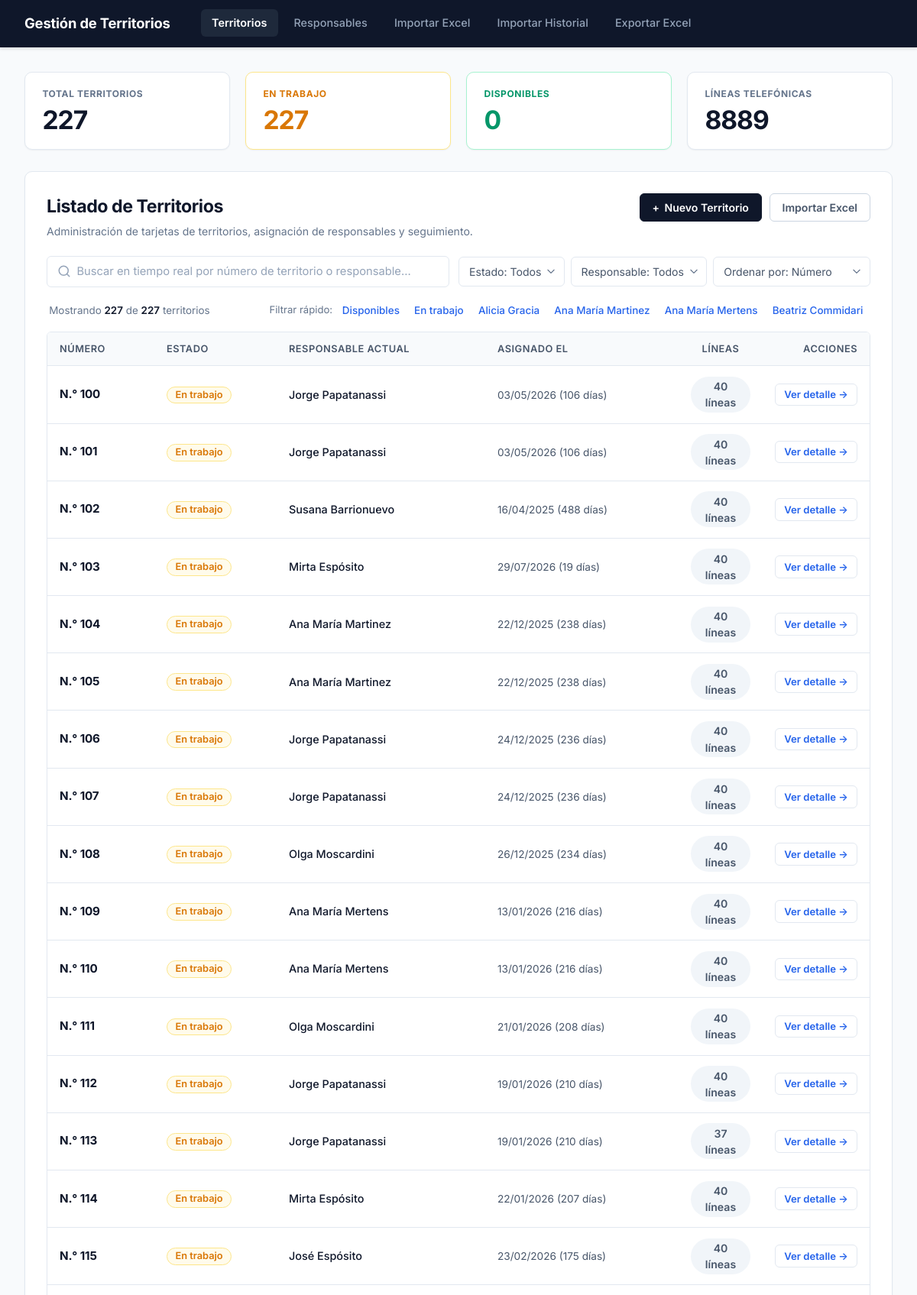
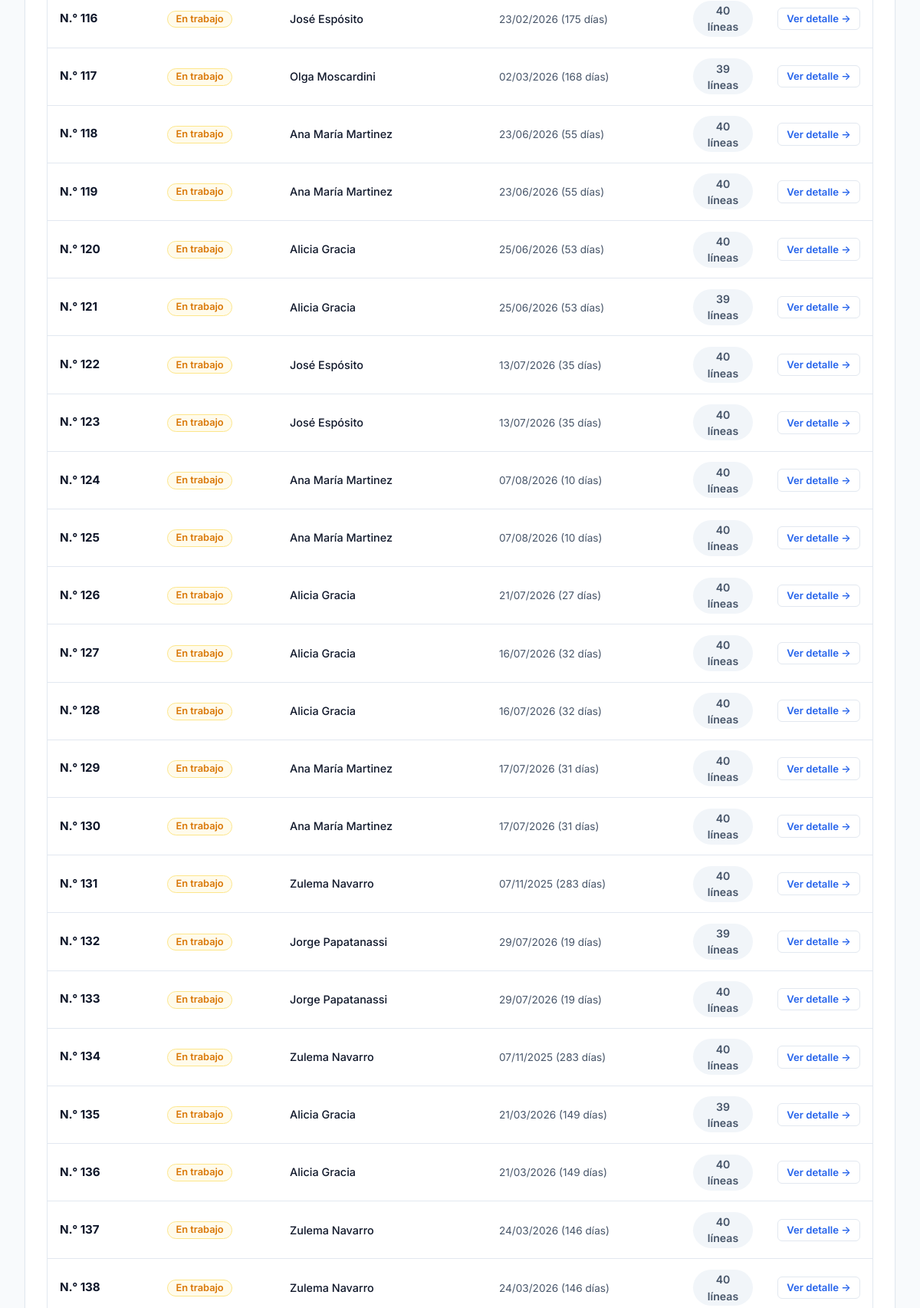
The page / (upper part) on the database its author committed (2 pictures, top to bottom).
### tables this page shows
CREATE TABLE responsables (
    id INTEGER PRIMARY KEY AUTOINCREMENT,
    nombre TEXT NOT NULL,
    activo INTEGER DEFAULT 1 -- 1: activo, 0: inactivo
, telefono TEXT DEFAULT NULL, email TEXT DEFAULT NULL, fecha_alta TEXT DEFAULT NULL);

CREATE TABLE territorios (
    id INTEGER PRIMARY KEY AUTOINCREMENT,
    numero TEXT NOT NULL UNIQUE,
    estado TEXT CHECK(estado IN ('Disponible', 'En trabajo')) DEFAULT 'Disponible'
);

### routes/territorios.py (the view)
    @app.route("/")
    def index():
        q = request.args.get("q", "").strip()
        estado = request.args.get("estado", "").strip()
        responsable_id = request.args.get("responsable_id", "").strip()
        orden = request.args.get("orden", "numero")
        conn = get_connection()
        total_territorios = conn.execute("SELECT COUNT(*) FROM territorios").fetchone()[0]
        total_en_trabajo = conn.execute(
            "SELECT COUNT(*) FROM territorios WHERE estado = 'En trabajo'"
        ).fetchone()[0]
        total_disponibles = conn.execute(
            "SELECT COUNT(*) FROM territorios WHERE estado = 'Disponible'"
        ).fetchone()[0]
        total_lineas = conn.execute("SELECT COUNT(*) FROM registros").fetchone()[0]
        sql = """
            SELECT
                t.id,
                t.numero,
                t.estado,
                r.id AS responsable_id,
                r.nombre AS responsable,
                a.fecha_asignado,
                COUNT(DISTINCT reg.id) AS total_lineas_territorio
            FROM territorios t
            LEFT JOIN asignaciones a
                ON a.territorio_id = t.id AND a.fecha_finalizacion IS NULL
            LEFT JOIN responsables r
                ON r.id = a.responsable_id
            LEFT JOIN registros reg
                ON reg.territorio_id = t.id
            WHERE (t.numero LIKE ? OR r.nombre LIKE ?)
        """
        param_q = f"%{q}%"
        parametros = [param_q, param_q]
        if estado in ("Disponible", "En trabajo"):
            sql += " AND t.estado = ?"
            parametros.append(estado)
        if responsable_id:
            sql += " AND a.responsable_id = ?"
            parametros.append(responsable_id)
        sql += " GROUP BY t.id"
        if orden == "antiguos":
            sql += " ORDER BY (a.fecha_asignado IS NULL), a.fecha_asignado ASC"
        elif orden == "recientes":
            sql += " ORDER BY (a.fecha_asignado IS NULL), a.fecha_asignado DESC"
        elif orden == "lineas":
            sql += " ORDER BY total_lineas_territorio DESC"
        else:
            orden = "numero"
            sql += " ORDER BY CAST(t.numero AS INTEGER), t.numero ASC"
        filas = conn.execute(sql, parametros).fetchall()
        responsables = conn.execute(
            "SELECT id, nombre FROM responsables ORDER BY activo DESC, nombre"
        ).fetchall()
        conn.close()
        ahora = datetime.now()
        territorios = []
        for fila in filas:
            t = dict(fila)
            if t["estado"] == "En trabajo" and t["fecha_asignado"]:
                try:
                    fecha_dt = datetime.strptime(t["fecha_asignado"], "%Y-%m-%d %H:%M:%S")
                    dias = (ahora - fecha_dt).days
                    plural = "" if dias == 1 else "s"
                    t["asignado_texto"] = f"{fecha_dt.strftime('%d/%m/%Y')} ({dias} día{plural})"
                    t["asignado_dias"] = dias
                except Exception:
                    t["asignado_texto"] = str(t["fecha_asignado"])
                    t["asignado_dias"] = 0
            else:
                t["asignado_texto"] = "—"
                t["asignado_dias"] = -1
            territorios.append(t)
        return render_template(
            "index.html",
            territorios=territorios,
            q=q,
            estado=estado,
            responsable_id=responsable_id,
            orden=orden,
            responsables=responsables,
            total_territorios=total_territorios,
            total_en_trabajo=total_en_trabajo,
            total_disponibles=total_disponibles,
            total_lineas=total_lineas,
        )

### database.py (called while the page is built)
def get_connection():
    conn = sqlite3.connect(DATABASE)
    conn.row_factory = sqlite3.Row
    conn.execute("PRAGMA foreign_keys = ON")
    return conn

### templates/index.html (shortened to what this page needs)
{% extends "base.html" %}
{% block content %}
<section class="kpi-grid">
    <div class="kpi-card kpi-total">
        <span class="kpi-label">TOTAL TERRITORIOS</span>
        <span class="kpi-value" id="kpi-total-val">{{ total_territorios }}</span>
    </div>
    <div class="kpi-card kpi-en-trabajo">
        <span class="kpi-label">EN TRABAJO</span>
        <span class="kpi-value" id="kpi-trabajo-val">{{ total_en_trabajo }}</span>
    </div>
    <div class="kpi-card kpi-disponibles">
        <span class="kpi-label">DISPONIBLES</span>
        <span class="kpi-value" id="kpi-disp-val">{{ total_disponibles }}</span>
    </div>
    <div class="kpi-card kpi-lineas">
        <span class="kpi-label">LÍNEAS TELEFÓNICAS</span>
        <span class="kpi-value" id="kpi-lineas-val">{{ total_lineas }}</span>
    </div>
</section>
<section class="main-card">
    <div class="main-card-header">
        <div class="header-titles">
            <h2 class="card-title">Listado de Territorios</h2>
            <p class="card-subtitle">Administración de tarjetas de territorios, asignación de responsables y seguimiento.</p>
        </div>
        <div class="header-actions">
            <button type="button" class="btn btn-primary" id="btn-nuevo-territorio">
                <span class="btn-icon">+</span> Nuevo Territorio
            </button>
            <a href="{{ url_for('importar_excel_view') }}" class="btn btn-outline">
                Importar Excel
            </a>
        </div>
    </div>
    <div class="filtros-container">
        <div class="search-input-wrapper">
            <input
                type="text"
                id="input-buscador-territorios"
                class="search-input"
                placeholder="Buscar en tiempo real por número de territorio o responsable..."
                value="{{ q }}"
                autocomplete="off"
            >
        </div>
        <div class="selects-filtros">
            <select id="filtro-estado" class="select-filtro">
                <option value="" {% if not estado %}selected{% endif %}>Estado: Todos</option>
            </select>
            <select id="filtro-responsable" class="select-filtro">
                <option value="" {% if not responsable_id %}selected{% endif %}>Responsable: Todos</option>
            </select>
            <select id="filtro-orden" class="select-filtro">
                <option value="numero" {% if orden == 'numero' %}selected{% endif %}>Ordenar por: Número</option>
            </select>
        </div>
    </div>
    <div class="sub-filtros-bar">
        <div class="contador-mostrando" id="contador-mostrando-txt">
            Mostrando <strong id="num-mostrados">{{ territorios|length }}</strong> de <strong>{{ total_territorios }}</strong> territorios
        </div>
        <div class="filtros-rapidos">
            <span class="filtros-rapidos-label">Filtrar rápido:</span>
            <div class="chips-list">
                <button type="button" class="chip-tag" data-tag-estado="Disponible">Disponibles</button>
                <button type="button" class="chip-tag" data-tag-estado="En trabajo">En trabajo</button>
                {% for r in responsables[:4] %}
                    <button type="button" class="chip-tag chip-resp" data-tag="{{ r.nombre }}">{{ r.nombre }}</button>
                {% endfor %}
            </div>
        </div>
    </div>
    <div class="table-responsive">
        <table class="tabla-moderna tabla-territorios" id="tabla-territorios">
            <thead>
                <tr>
                    <th style="width: 140px;">Número</th>
                    <th style="width: 160px;">Estado</th>
                    <th>Responsable actual</th>
                    <th>Asignado el</th>
                    <th style="width: 110px; text-align: center;">Líneas</th>
                    <th style="width: 140px; text-align: right;">Acciones</th>
                </tr>
            </thead>
            <tbody id="tbody-territorios">
                {% for t in territorios %}
                <tr
                    class="fila-territorio"
                    data-id="{{ t.id }}"
                    data-numero="{{ t.numero }}"
                    data-estado="{{ t.estado }}"
                    data-responsable-id="{{ t.responsable_id or '' }}"
                    data-responsable-nombre="{{ (t.responsable or '')|lower }}"
                    data-dias="{{ t.asignado_dias }}"
                    data-lineas="{{ t.total_lineas_territorio }}"
                    data-search="{{ t.numero|lower }} {{ (t.responsable or '')|lower }} {{ t.estado|lower }}"
                >
                    <td class="col-numero">
                        <span class="territorio-badge-num">N.° {{ t.numero }}</span>
                    </td>
                    <td class="col-estado">
                        <span class="badge {{ 'badge-en-trabajo' if t.estado == 'En trabajo' else 'badge-disponible' }}">
                            {{ t.estado }}
                        </span>
                    </td>
                    <td class="col-resp">
                        {% if t.responsable %}
                            <span class="resp-nombre">{{ t.responsable }}</span>
                        {% else %}
                            <span class="text-muted">—</span>
                        {% endif %}
                    </td>
                    <td class="col-fecha">
                        <span class="fecha-txt">{{ t.asignado_texto }}</span>
                    </td>
                    <td class="col-lineas" style="text-align: center;">
                        <span class="lineas-count">{{ t.total_lineas_territorio }} líneas</span>
                    </td>
                    <td class="col-acciones" style="text-align: right;">
                        <a href="{{ url_for('territorio_detalle', territorio_id=t.id) }}" class="btn btn-sm btn-outline btn-action-view">
                            Ver detalle &rarr;
                        </a>
                    </td>
                </tr>
                {% endfor %}
            </tbody>
        </table>
    </div>
</section>
{% endblock %}

### rows shown on the page
responsables: nombre "Alicia Gracia"
responsables: nombre "Ana María Martinez"
responsables: nombre "Ana María Mertens"
responsables: nombre "Beatriz Commidari"
territorios: numero "100", estado "En trabajo", responsable "Jorge Papatanassi", asignado_texto "03/05/2026 (106 días)", total_lineas_territorio "40"
territorios: numero "101", estado "En trabajo", responsable "Jorge Papatanassi", asignado_texto "03/05/2026 (106 días)", total_lineas_territorio "40"
territorios: numero "102", estado "En trabajo", responsable "Susana Barrionuevo", asignado_texto "16/04/2025 (488 días)", total_lineas_territorio "40"
territorios: numero "103", estado "En trabajo", responsable "Mirta Espósito", asignado_texto "29/07/2026 (19 días)", total_lineas_territorio "40"
territorios: numero "104", estado "En trabajo", responsable "Ana María Martinez", asignado_texto "22/12/2025 (238 días)", total_lineas_territorio "40"
territorios: numero "105", estado "En trabajo", responsable "Ana María Martinez", asignado_texto "22/12/2025 (238 días)", total_lineas_territorio "40"
territorios: numero "106", estado "En trabajo", responsable "Jorge Papatanassi", asignado_texto "24/12/2025 (236 días)", total_lineas_territorio "40"
territorios: numero "107", estado "En trabajo", responsable "Jorge Papatanassi", asignado_texto "24/12/2025 (236 días)", total_lineas_territorio "40"
territorios: numero "108", estado "En trabajo", responsable "Olga Moscardini", asignado_texto "26/12/2025 (234 días)", total_lineas_territorio "40"
territorios: numero "109", estado "En trabajo", responsable "Ana María Mertens", asignado_texto "13/01/2026 (216 días)", total_lineas_territorio "40"
territorios: numero "110", estado "En trabajo", responsable "Ana María Mertens", asignado_texto "13/01/2026 (216 días)", total_lineas_territorio "40"
territorios: numero "111", estado "En trabajo", responsable "Olga Moscardini", asignado_texto "21/01/2026 (208 días)", total_lineas_territorio "40"
territorios: numero "112", estado "En trabajo", responsable "Jorge Papatanassi", asignado_texto "19/01/2026 (210 días)", total_lineas_territorio "40"
territorios: numero "113", estado "En trabajo", responsable "Jorge Papatanassi", asignado_texto "19/01/2026 (210 días)", total_lineas_territorio "37"
territorios: numero "114", estado "En trabajo", responsable "Mirta Espósito", asignado_texto "22/01/2026 (207 días)", total_lineas_territorio "40"
territorios: numero "115", estado "En trabajo", responsable "José Espósito", asignado_texto "23/02/2026 (175 días)", total_lineas_territorio "40"
territorios: numero "116", estado "En trabajo", responsable "José Espósito", asignado_texto "23/02/2026 (175 días)", total_lineas_territorio "40"
territorios: numero "117", estado "En trabajo", responsable "Olga Moscardini", asignado_texto "02/03/2026 (168 días)", total_lineas_territorio "39"
territorios: numero "118", estado "En trabajo", responsable "Ana María Martinez", asignado_texto "23/06/2026 (55 días)", total_lineas_territorio "40"
territorios: numero "119", estado "En trabajo", responsable "Ana María Martinez", asignado_texto "23/06/2026 (55 días)", total_lineas_territorio "40"
territorios: numero "120", estado "En trabajo", responsable "Alicia Gracia", asignado_texto "25/06/2026 (53 días)", total_lineas_territorio "40"
territorios: numero "121", estado "En trabajo", responsable "Alicia Gracia", asignado_texto "25/06/2026 (53 días)", total_lineas_territorio "39"
territorios: numero "122", estado "En trabajo", responsable "José Espósito", asignado_texto "13/07/2026 (35 días)", total_lineas_territorio "40"
territorios: numero "123", estado "En trabajo", responsable "José Espósito", asignado_texto "13/07/2026 (35 días)", total_lineas_territorio "40"
territorios: numero "124", estado "En trabajo", responsable "Ana María Martinez", asignado_texto "07/08/2026 (10 días)", total_lineas_territorio "40"
territorios: numero "125", estado "En trabajo", responsable "Ana María Martinez", asignado_texto "07/08/2026 (10 días)", total_lineas_territorio "40"
territorios: numero "126", estado "En trabajo", responsable "Alicia Gracia", asignado_texto "21/07/2026 (27 días)", total_lineas_territorio "40"
territorios: numero "127", estado "En trabajo", responsable "Alicia Gracia", asignado_texto "16/07/2026 (32 días)", total_lineas_territorio "40"
territorios: numero "128", estado "En trabajo", responsable "Alicia Gracia", asignado_texto "16/07/2026 (32 días)", total_lineas_territorio "40"
territorios: numero "129", estado "En trabajo", responsable "Ana María Martinez", asignado_texto "17/07/2026 (31 días)", total_lineas_territorio "40"
territorios: numero "130", estado "En trabajo", responsable "Ana María Martinez", asignado_texto "17/07/2026 (31 días)", total_lineas_territorio "40"
territorios: numero "131", estado "En trabajo", responsable "Zulema Navarro", asignado_texto "07/11/2025 (283 días)", total_lineas_territorio "40"
territorios: numero "132", estado "En trabajo", responsable "Jorge Papatanassi", asignado_texto "29/07/2026 (19 días)", total_lineas_territorio "39"
territorios: numero "133", estado "En trabajo", responsable "Jorge Papatanassi", asignado_texto "29/07/2026 (19 días)", total_lineas_territorio "40"
territorios: numero "134", estado "En trabajo", responsable "Zulema Navarro", asignado_texto "07/11/2025 (283 días)", total_lineas_territorio "40"
territorios: numero "135", estado "En trabajo", responsable "Alicia Gracia", asignado_texto "21/03/2026 (149 días)", total_lineas_territorio "39"
territorios: numero "136", estado "En trabajo", responsable "Alicia Gracia", asignado_texto "21/03/2026 (149 días)", total_lineas_territorio "40"
territorios: numero "137", estado "En trabajo", responsable "Zulema Navarro", asignado_texto "24/03/2026 (146 días)", total_lineas_territorio "40"
territorios: numero "138", estado "En trabajo", responsable "Zulema Navarro", asignado_texto "24/03/2026 (146 días)", total_lineas_territorio "40"

### other values the page prints
{{ total_territorios }} "227"
{{ total_en_trabajo }} "227"
{{ total_disponibles }} "0"
{{ total_lineas }} "8889"
{{ territorios|length }} "227"
